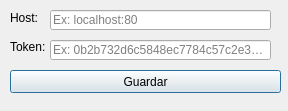
<?xml version="1.0" encoding="UTF-8"?>
<ui version="4.0">
 <class>Dialog</class>
 <widget class="QDialog" name="Dialog">
  <property name="geometry">
   <rect>
    <x>0</x>
    <y>0</y>
    <width>288</width>
    <height>111</height>
   </rect>
  </property>
  <property name="windowTitle">
   <string>config</string>
  </property>
  <widget class="QLineEdit" name="lineEdit">
   <property name="geometry">
    <rect>
     <x>50</x>
     <y>10</y>
     <width>221</width>
     <height>20</height>
    </rect>
   </property>
   <property name="placeholderText">
    <string>Ex: localhost:80</string>
   </property>
  </widget>
  <widget class="QLineEdit" name="lineEdit_2">
   <property name="geometry">
    <rect>
     <x>50</x>
     <y>40</y>
     <width>221</width>
     <height>20</height>
    </rect>
   </property>
   <property name="placeholderText">
    <string>Ex: 0b2b732d6c5848ec7784c57c2e3acba3</string>
   </property>
  </widget>
  <widget class="QLabel" name="label">
   <property name="geometry">
    <rect>
     <x>10</x>
     <y>10</y>
     <width>31</width>
     <height>16</height>
    </rect>
   </property>
   <property name="text">
    <string>Host:</string>
   </property>
  </widget>
  <widget class="QLabel" name="label_2">
   <property name="geometry">
    <rect>
     <x>10</x>
     <y>40</y>
     <width>46</width>
     <height>13</height>
    </rect>
   </property>
   <property name="text">
    <string>Token:</string>
   </property>
  </widget>
  <widget class="QPushButton" name="pushButton">
   <property name="geometry">
    <rect>
     <x>10</x>
     <y>70</y>
     <width>271</width>
     <height>23</height>
    </rect>
   </property>
   <property name="text">
    <string>Guardar</string>
   </property>
  </widget>
 </widget>
 <resources/>
 <connections/>
</ui>
